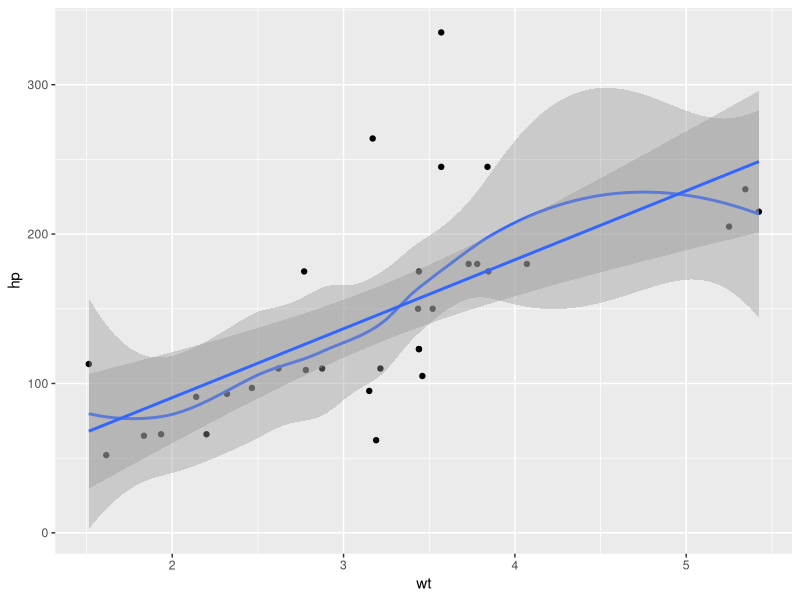
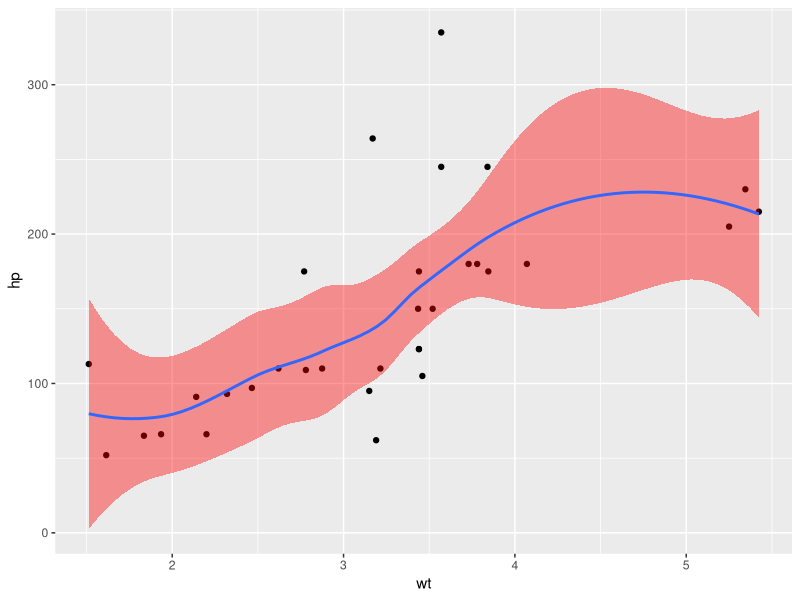
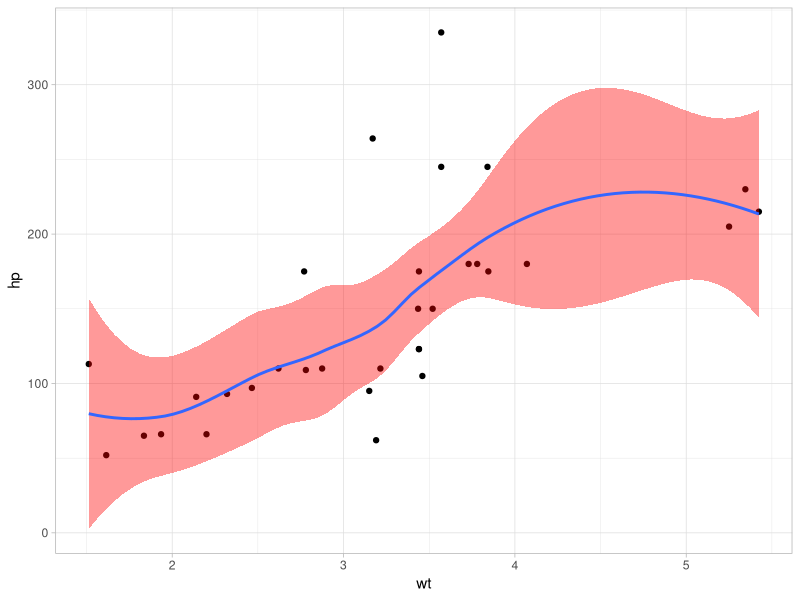
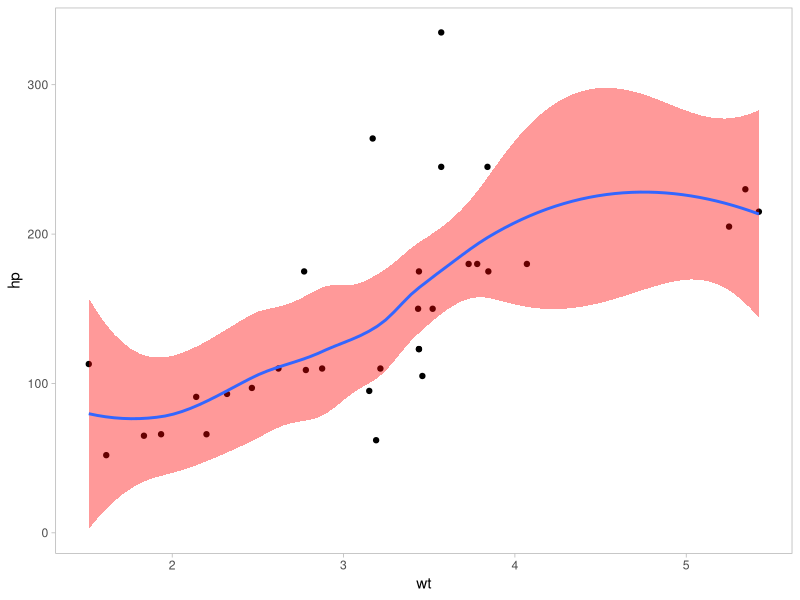
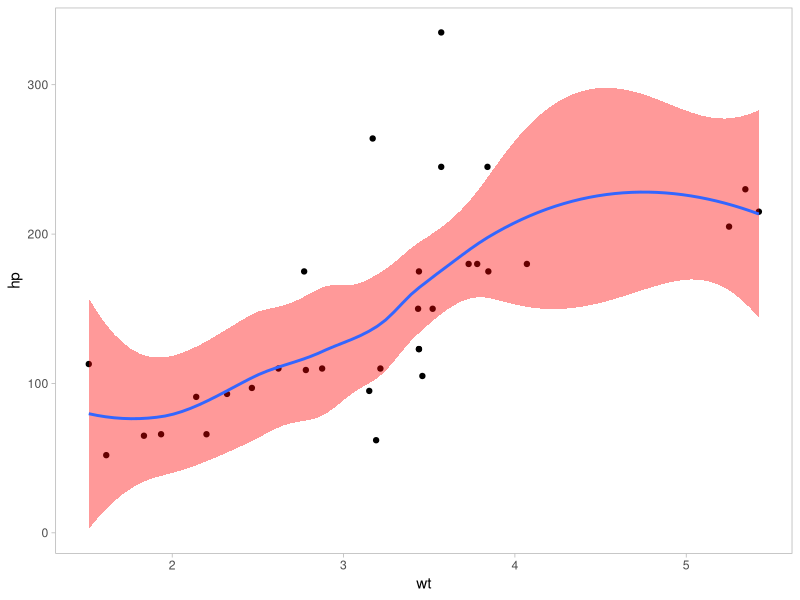

Source code (R) for these figures, in order:
library(tidyverse)

ggplot(mtcars) +
  geom_point(aes(x = wt, y = hp)) +
  geom_smooth(aes(x = wt, y = hp)) +
  geom_smooth(aes(x = wt, y = hp), method = "lm")


ggplot(mtcars) +
  geom_point(aes(x = wt, y = hp)) +
  geom_smooth(aes(x = wt, y = hp), fill = "red")


ggplot(mtcars) +
  geom_point(aes(x = wt, y = hp)) +
  geom_smooth(aes(x = wt, y = hp), fill = "red") +
  theme_light()


ggplot(mtcars) +
  geom_point(aes(x = wt, y = hp)) +
  geom_smooth(aes(x = wt, y = hp), fill = "red") +
  theme_light() +
  theme(panel.grid = element_blank())


ggplot(mtcars, aes(x = wt, y = hp)) +
  geom_point() +
  geom_smooth(fill = "red") +
  theme_light() +
  theme(panel.grid = element_blank())
